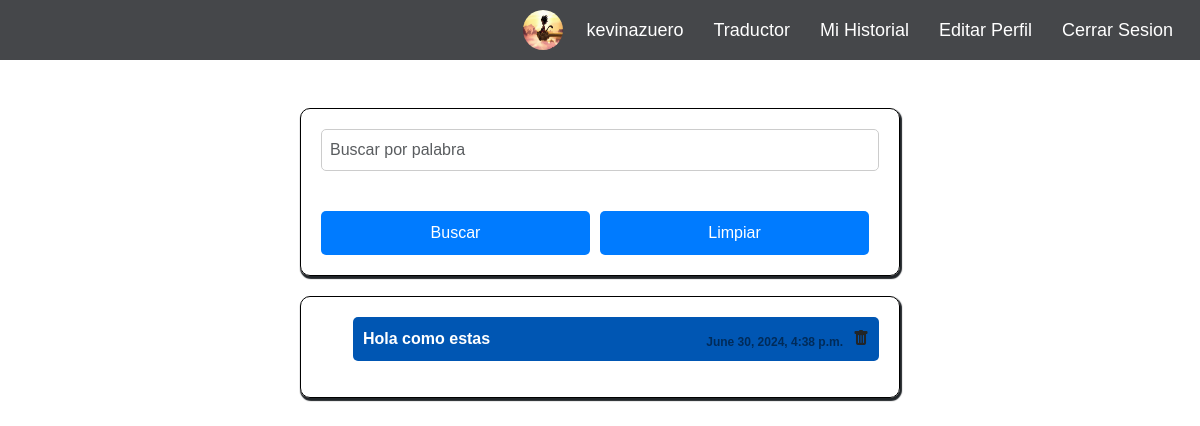
Page /core/historial/ (signed in) on the earlier database version.
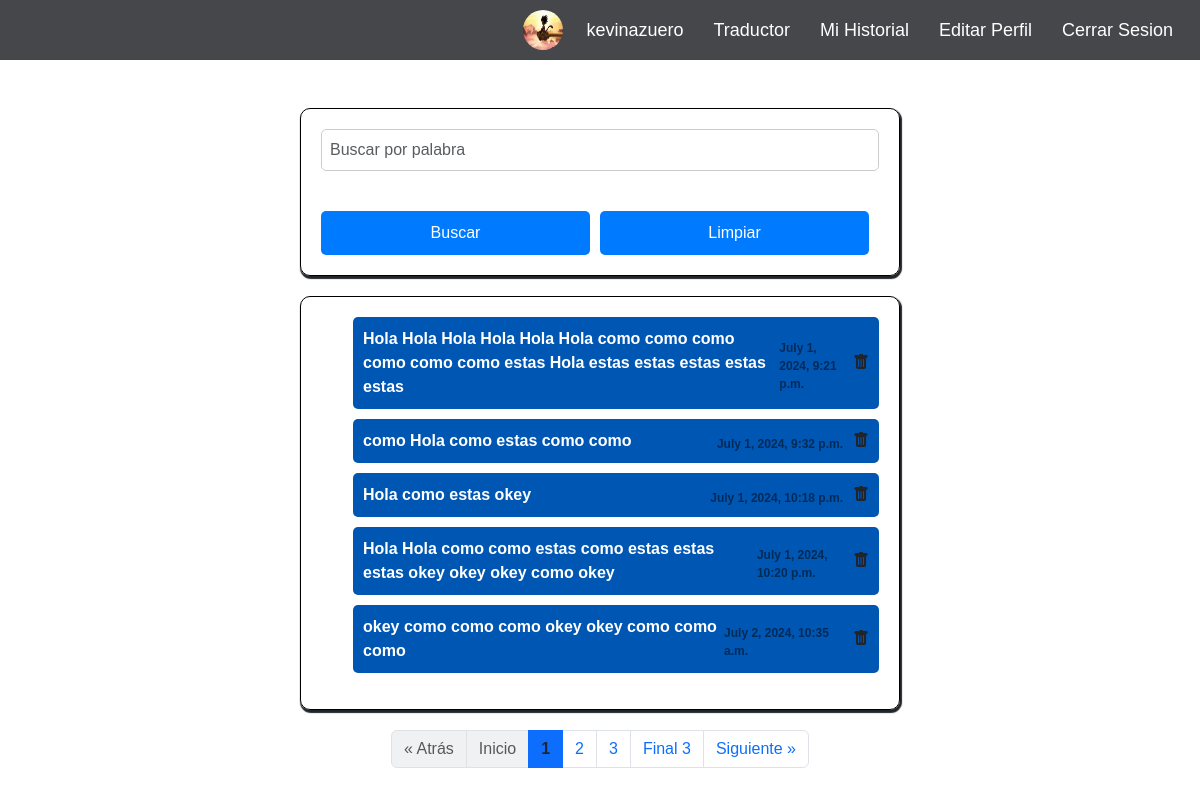
Same page on the later database version.
### core/models.py (models this page shows, shortened)
class User(AbstractUser):
    image = models.ImageField(
        verbose_name='Archivo de imagen',
        upload_to='users',
        max_length=1024,
        blank=True,
        null=True
    )
    class Meta:
        verbose_name = "Usuario"
        verbose_name_plural = "Usuarios"
    def get_image_url(self):
        return utils.get_image(self.image)

class Historial(models.Model):
    user = models.ForeignKey(User, on_delete=models.CASCADE)
    word = models.CharField(max_length=255)
    date = models.DateTimeField(auto_now_add=True)

### core/views/historial.py (the view)
# urls.py: path('historial/', historial.list_historial.as_view(), name='historial'),
class list_historial(LoginRequiredMixin,ListView):
    model = Historial
    template_name = 'Historial.html'
    paginate_by= 5
    context_object_name = 'palabras'
    login_url = '/'
    def get_queryset(self):
        queryset = super().get_queryset()
        usuario = self.request.user
        palabra = self.request.GET.get('palabra')
        query = Q(user=usuario)
        if palabra:
            query &= Q(word__icontains=palabra)
        return queryset.filter(query).order_by('id')

### traductor/utils.py (called while the page is built)
def get_image(image):
    if image:
        return '{}{}'.format(settings.MEDIA_URL, image)
    return '/static/img/empty.jpeg'

### templates/Historial.html (shortened to what this page needs)
{% extends 'Base_form.html' %}
{% block content %}
    <div id="container3" class="container">
        <form action="">
            <div class="input-group">
                <input type="text" id="searchInput" class="form-control" placeholder="Buscar por palabra" name="palabra" value="{{ request.GET.palabra }}">
            </div>
            <div class="botones2">
            <button id="boton3" class="envio" type="submit">Buscar</button>
            <a href="{% url 'core:clear_historial' %}" id="boton4" class="envio">Limpiar</a>
            </div>
        </form>
    </div>
    <div id="container3" class="container">
        <ul id="word-list">
            {% for p in palabras %}
            <li class="word-item">
                <span>{{p.word}}</span><span class="timestamp">{{p.date}}</span>
                <a class="text-dark" href="{% url 'core:historial_delete' p.id %}" id="botondelete" data-bs-toggle="tooltip" data-bs-title="Eliminar palabra"><i class="bi bi-trash-fill"></i></a>
            </li>
            {% endfor%}
        </ul>
    </div>
    {% if is_paginated %}
       <div class="card-footer">
         <nav aria-label="Demo of disable class">
            <ul class="pagination justify-content-center flex-wrap">
               {% if page_obj.has_previous %}
                  <li class="page-item">
                     <a
                        href="?page={{ page_obj.previous_page_number }}{{ to_paginate_query }}"
                        class="page-link text-primary fw-bolder"
                     >
                        &laquo; Atrás
                     </a>
                  </li>
                  <li class="page-item">
                     <a href="?page=1{{ to_paginate_query }}" class="page-link text-primary fw-bolder">Inicio</a>
                  </li>
               {% else %}
                  <li class="page-item disabled" style="pointer-events:none; line-height: 1.5">
                     <a class="page-link bg-secondary bg-opacity-10">&laquo; Atrás</a>
                  </li>
                  <li class="page-item disabled" style="pointer-events:none">
                     <a href="#" class="page-link bg-secondary bg-opacity-10">Inicio</a>
                  </li>
               {% endif %}
               {% for index_paginate in paginator.page_range %}
                  {% if index_paginate <= page_obj.number|add:8 and index_paginate >= page_obj.number|add:-8 %}
                     {% if page_obj.number == index_paginate %}
                        <li class="page-item active" style="pointer-events:none">
                           <a href="#" class="page-link text-dark fw-bolder">{{ forloop.counter }}</a>
                        </li>
                     {% else %}
                        <li class="page-item">
                           <a href="?page={{ forloop.counter }}{{ to_paginate_query }}"
                              class="page-link text-dark-opacity-5">{{ forloop.counter }}</a>
                        </li>
                     {% endif %}
                  {% endif %}
               {% endfor %}
               {% if page_obj.has_next %}
                  <li class="page-item">
                     <a
                        href="?page={{ page_obj.paginator.num_pages }}{{ to_paginate_query }}"
                        class="page-link text-primary"
                     >
                        Final {{ paginator.page_range.stop|add:-1 }}
                     </a>
                  </li>
                  <li class="page-item">
                     <a href="?page={{ page_obj.next_page_number }}{{ to_paginate_query }}"
                        class="page-link text-primary">Siguiente &raquo;</a>
                  </li>
               {% endif %}
            </ul>
         </nav>
       </div>
      {% endif %}
 {% endblock %}

### templates/Base_form.html (shortened to what this page needs)
<!DOCTYPE html>
<html lang="en">
<head>
    {% load static %}
    <link href="https://cdn.jsdelivr.net/npm/bootstrap@5.3.3/dist/css/bootstrap.min.css" rel="stylesheet"
>
    <link rel="stylesheet" href="{% static 'css/login.css' %}">
    <link rel="stylesheet" href="{% static 'css/inicio.css' %}">
    <link rel="stylesheet" href="{% static 'css/historial.css' %}">
    <link href="https://stackpath.bootstrapcdn.com/bootstrap/5.3.0/css/bootstrap.min.css" rel="stylesheet">
    <link href="https://cdn.jsdelivr.net/npm/bootstrap-icons@1.8.0/font/bootstrap-icons.css" rel="stylesheet">
</head>
<body>
        {% if user.is_authenticated %}
        <nav class="">
            <div class="Menu-options">
                <div class="user-info">
                    <img src="{{user.get_image_url}}" alt="Imagen de perfil">
                </div>
                <span class="link-create"> {{user.username}}</span>
                <a href="{% url 'core:inicio' %}" class="link-create">  Traductor </a>
                <a href="{% url 'core:historial' %}" class="link-create">  Mi Historial</a>
                <a href="{% url 'core:editar' %}" class="link-create">  Editar Perfil</a>
                <a href="{% url 'core:salir' %}" class="link-create">  Cerrar Sesion</a>
            </div>
        </nav>
        {% else %}
            <nav class="">
                <div class="Menu-options">
                    <a href="{% url enlace %}" class="link-create">{{ options }}</a>
                </div>
            </nav>
        {% endif %}
        {% block content %}
        {% endblock %}
</body>
</html>

### static/css/login.css (style rules this page uses)
* { padding: 0; margin: 0; font-family: Arial, Helvetica, sans-serif; }
body { background-color: #FCFCFC; }
.Menu-options { background-color: #45474A; height: 60px; display: flex; align-items: center; justify-content: flex-end; margin-bottom: 4%; }
.Menu-options a { text-decoration: none; }
.link-create { font-size: 18px; margin-right: 2%; color: white; transition: 0.5s; border-radius: 3px; padding: 3px; outline: none; }
form { width: 100%; }
input[type="email"], input[type="text"], input[type="password"],input { width: 100%; padding: 15px; border: 1px solid #ccc; border-radius: 8px; font-size: 16px; }
button { margin-top: 20px; width: 100%; padding: 15px; background-color: #007bff; color: #fff; border: none; border-radius: 8px; cursor: pointer; }

### static/css/inicio.css (style rules this page uses)
.user-info img { width: 40px; height: 40px; border-radius: 50%; margin-right: 20px; }

### static/css/historial.css (style rules this page uses)
#boton3,#boton4,#noclear { margin-top: 10px; margin-right: 10px; display: inline-block; width: 50%; padding: 10px 20px; background-color: #007bff; color: #fff; text-decoration: none; border: none; border-radius: 5px; cursor: pointer; text-align: center; transition: background-color 0.3s ease; font-size: 16px; }
.botones2 { display: flex; justify-content: space-between; margin-top: 20px }
#container3 { background-color: rgba(255, 255, 255, 0.8); backdrop-filter: blur(10px); border-radius: 10px; padding: 20px; box-shadow: 1px 2px 1px 1px; max-width: 600px; margin: 20px auto; padding: 20px; border: 1px solid black; }
#botondelete { margin-left: 10px; }
.timestamp { font-size: 12px; color: rgba(0, 0, 0, 0.5); margin-top: 5px; margin-left: auto; }
.word-item { background-color: #0056b3; color: white; padding: 10px; margin-bottom: 10px; border-radius: 5px; display: flex; align-items: center; }
.word-item span { font-weight: bold; }
#searchInput { margin-bottom: 10px; padding: 8px; width: 100%; box-sizing: border-box; border: 1px solid #ccc; border-radius: 5px; font-size: 16px; }

Differences in the rows shown:
removed Historial: word "Hola como estas", date "June 30, 2024, 4:38 p.m."
added Historial: word "Hola Hola Hola Hola Hola Hola como como como como como como estas Hola estas estas estas estas estas", date "July 1, 2024, 9:21 p.m."
added Historial: word "como Hola como estas como como", date "July 1, 2024, 9:32 p.m."
added Historial: word "Hola como estas okey", date "July 1, 2024, 10:18 p.m."
added Historial: word "Hola Hola como como estas como estas estas estas okey okey okey como okey", date "July 1, 2024, 10:20 p.m."
added Historial: word "okey como como como okey okey como como como", date "July 2, 2024, 10:35 a.m."
Other differences:
{{ paginator.page_range.stop|add:-1 }}: (not shown) → "3"
text now shown: "« Atrás Inicio Final Siguiente »"
new list line: "1"
new list line: "2"
new list line: "3"
